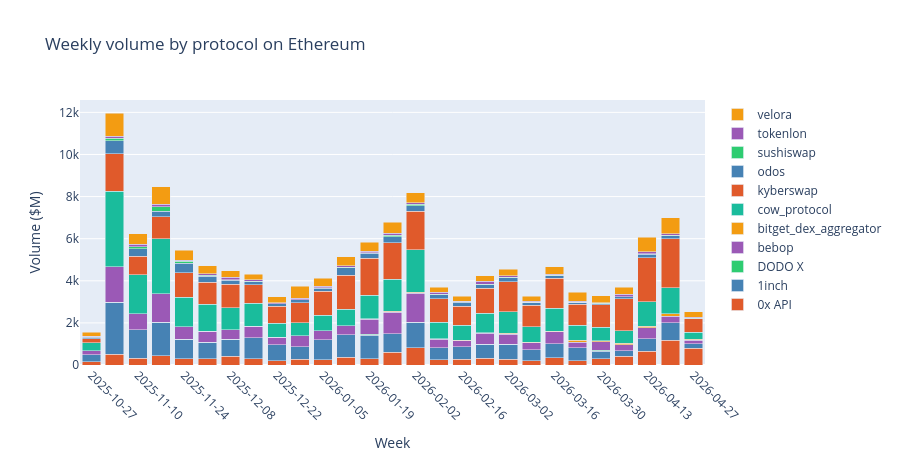

The cell this chart's notebook holds for it:
### Code cell
piv_agg.index = pd.to_datetime(piv_agg.index).normalize()

all_dates = piv_agg.index[::2]

fig = go.Figure()
for i, col in enumerate(piv_agg.columns):
    fig.add_trace(go.Bar(x=piv_agg.index, y=piv_agg[col], name=col,
                         marker_color=BAR_COLORS[i % len(BAR_COLORS)]))

fig.update_layout(
    barmode='stack',
    title='Weekly volume by protocol on Ethereum',
    xaxis_title='Week',
    yaxis_title='Volume ($M)',
    height=460,
    hovermode='x unified'
)
fig.update_xaxes(
    tickvals=all_dates,
    tickformat='%Y-%m-%d',
    tickangle=45
)

fig.show()
